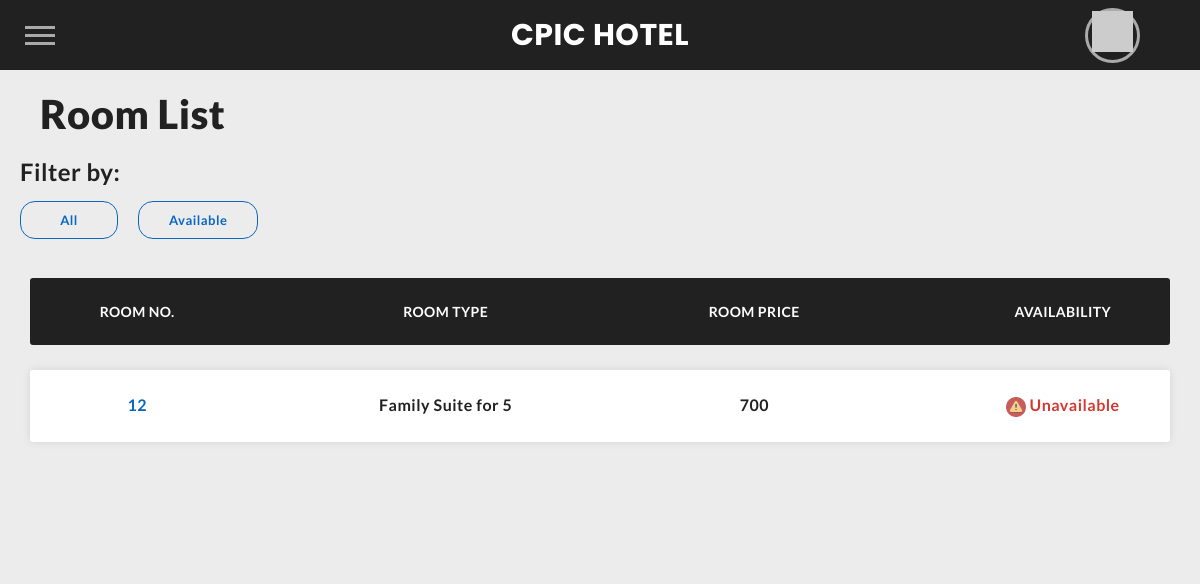
/rooms (signed in), run on the app's committed database.
### hotelSystem/models.py (models this page shows, shortened)
class Room(models.Model):
    room_no = models.CharField(max_length=10, primary_key=True)
    description = models.CharField(max_length=256)
    room_type = models.ForeignKey('RoomType', null=False, blank=True, on_delete=models.CASCADE)
    availability = models.BooleanField(default=True)
    reservation = models.ForeignKey(Reservation, null=True, blank=True, on_delete=models.SET_NULL)
    facility = models.ManyToManyField('Facility', blank=True)
    ordering = ['room_no', ]
    def display_facility(self):
        """
        This function should be defined since facility is many-to-many relationship
        It cannot be displayed directly on the admin panel for list_display
        """
        return ', '.join(facility.name for facility in self.facility.all())
    display_facility.short_description = 'Facilities'

class RoomType(models.Model):
    name = models.CharField(max_length=25)
    price = models.PositiveIntegerField(default = 0)

### hotelSystem/views.py (the view)
# urls.py: path("rooms", views.roomList, name="rooms"),
@login_required(login_url='login')
def roomList(request):
    rooms =  Room.objects.all()
    if rooms.count() == 0:
        data = {
            'title': 'No Rooms found.',
            'message': "There are no rooms to display.",
        }
        return render(request, "hotelSystem/empty.html", data)
    title = "Room List"
    data = {
        'title': title,
        'rooms': rooms
    }
    return render(request, "hotelSystem/roomList.html", data)

### hotelSystem/templates/hotelSystem/roomList.html (shortened to what this page needs)
{% extends "hotelSystem/layout.html" %}
{% load static %}
{% block additional-static %}
  <link rel="stylesheet" href="https://cdnjs.cloudflare.com/ajax/libs/meyer-reset/2.0/reset.min.css">
  <link href="{% static 'hotelSystem/css/table.css' %}" rel="stylesheet">
  <link rel="stylesheet" href="{% static 'hotelSystem/css/roomList.css' %}">
  {% endblock %}
  {% block body %}
  <h1>{{title}}</h1>
  <br>
  <div class="filter">
    <h2>Filter by: </h2>
    <div class="filterCont">
      <a href="{% url 'rooms' %}" class="filterBtn">All</a>
      <a href="{% url 'roomsVacant' %}" class="filterBtn">Available</a>
    </div>
  </div>
  <div class="reserveTable">
    <ul class="responsive-table">
      <li class="table-header">
        <div class="col col-1">Room No.</div>
        <div class="col col-2">Room Type</div>
        <div class="col col-3">Room Price</div>
        <div class="col col-4">Availability</div>
      </li>
      {% for r in rooms %}
          <li class="table-row">
                <a class="col col-1" data-label="Room No" href="{% url 'room_view' r.room_no %}">
                    {{r.room_no}}
                </a>
                <div class="col col-2" data-label="Room Type">
                    {{r.room_type.name}}
                </div>
                <div class="col col-3 money" data-label="Room Price">
                    {{r.room_type.price}}
                </div>
                <div class="col col-4" data-label="Availability">
                  {% if r.availability %}
                     <span class="available">
                       <img src="{% static 'hotelSystem/img/success.png' %}">
                       Available
                      </span>
                  {% else %}
                      <span class="unavailable">
                        <img src="{% static 'hotelSystem/img/error.png' %}">
                        Unavailable
                      </span>
                  {% endif %}
                </div>
          </li>
      {% endfor %}
    </ul>
  </div>
{% endblock %}

### hotelSystem/static/hotelSystem/css/table.css (style rules this page uses)
body { font-family: var(--font-text); }
.reserveTable { width: 100%; margin-left: auto; margin-right: auto; padding-left: 10px; padding-right: 10px; margin-top: 3vh; }
.responsive-table li { border-radius: 3px; padding: 25px 30px; display: -webkit-box; display: -ms-flexbox; display: flex; -webkit-box-pack: justify; -ms-flex-pack: justify; justify-content: space-between; margin-bottom: 25px; }
.responsive-table .table-header { background-color: var(--myDark); color: var(--light); font-size: 14px; text-transform: uppercase; letter-spacing: 0.03em; }
.responsive-table .table-row { background-color: #ffffff; -webkit-box-shadow: 0px 0px 9px 0px rgba(0, 0, 0, 0.1); box-shadow: 0px 0px 9px 0px rgba(0, 0, 0, 0.1); }
.responsive-table .col { -ms-flex-preferred-size: calc(100% / 7); flex-basis: calc(100% / 7); text-align: center; padding: 0px 0.5%; }
.table-row a { color: var(--thirdcolor); cursor: pointer; }

### hotelSystem/static/hotelSystem/css/roomList.css (style rules this page uses)
.unavailable { color: rgb(212,56,50); }
.unavailable img { height: auto; width: 20px; }
.filterBtn { color: var(--thirdcolor); border: 1px solid var(--thirdcolor); border-radius: 15px; display: block; margin: 15px 0; padding: 10px 30px; font-size: 13px; font-weight: bold; cursor: pointer; opacity: 1; visibility: visible; transition: all .3s ease; text-align: center; min-width: 98px; }
.filterCont { display: flex; gap: 20px; width: 100%; }

### hotelSystem/static/hotelSystem/css/styles.css (style rules this page uses)
* { margin: 0px; padding: 0; box-sizing: border-box; }
html, body { font-family: var(--font-text); overflow-x: hidden; }
html { background: var(--lightgrey); background-color: var(--lightgrey); }
body { background-color: var(--lightgrey); scroll-behavior: smooth; }
main h1 { font-size: 2.5rem; font-weight: bolder; margin-left: 20px; }
* { box-sizing: border-box; margin: 0; padding: 0; }
html, body { height: 100%; }
a, a:visited, a:focus, a:active, a:link { text-decoration: none; outline: none !important; }
a { color: currentColor; transition: .2s ease-in-out; -webkit-tap-highlight-color: transparent; -webkit-touch-callout: none; -webkit-user-select: none; -khtml-user-select: none; -moz-user-select: none; -ms-user-select: none; user-select: none; }
h1, h2, h3, h4 { margin: 0; }
ul { padding: 0; list-style: none; }
img { vertical-align: middle; height: auto; width: 100%; }

### hotelSystem/templates/hotelSystem/layout.html (style rules this page uses)
:root { --myDark: #212121; --light: #fdfdfd; --lightgrey:#ececec; --thirdcolor:#0A66C2; --font-header:'Poppins'; --font-text: 'Lato'; --dotcolor:50, 49, 51; --dot: radial-gradient(rgb(var(--dotcolor)) 67%, rgba(var(--dotcolor), 0) 68%); }

### data on the page
Room: room_no "12", room_type.name "Family Suite for 5", room_type.price "700", availability False (drawn)

### other printed values
{{ title }} "Room List"
